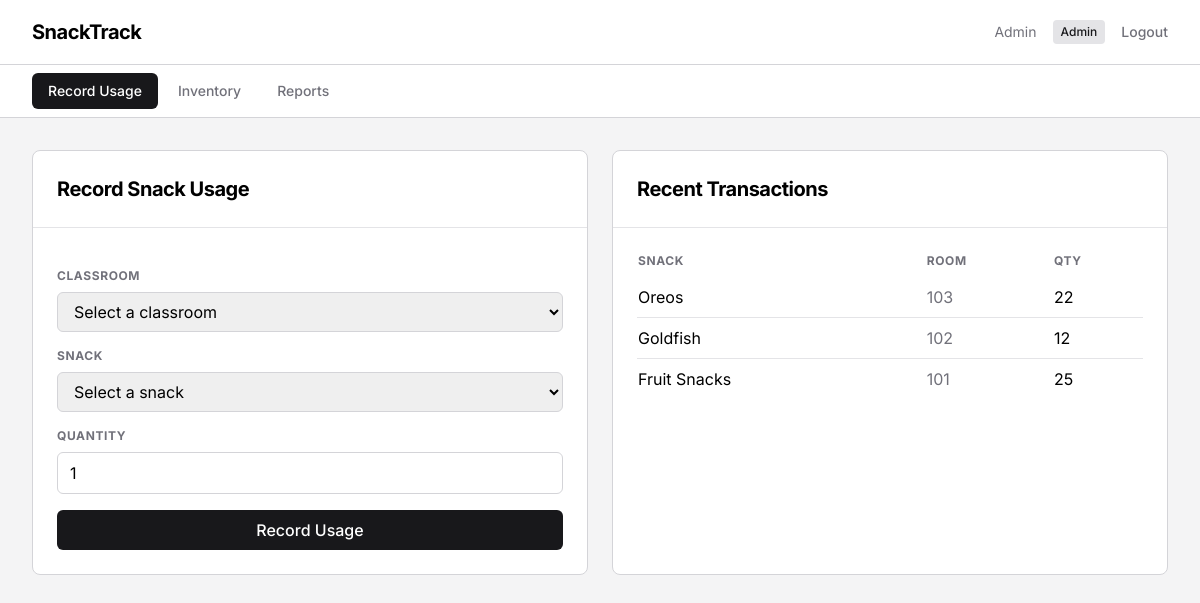
/staff-dashboard/ (signed in), run on an earlier commit of the app's database.
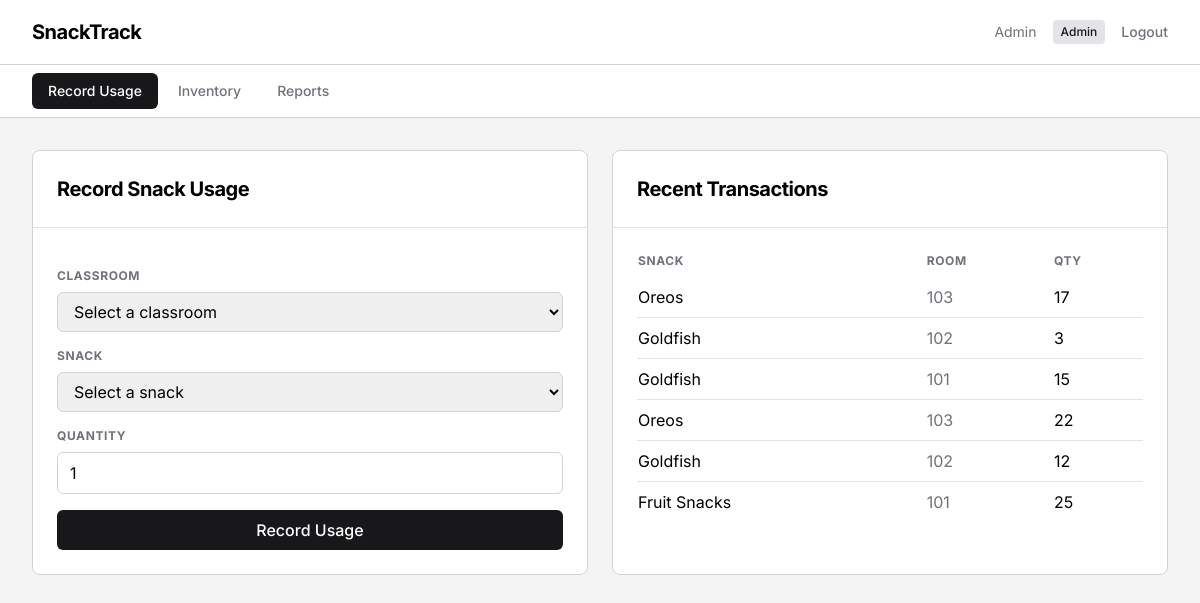
And on a later commit of the database.
### core/models.py (models this page shows, shortened)
class Transaction(models.Model):
    snack_id_ref = models.IntegerField(null=True)
    snack_name = models.CharField(max_length=255)
    classroom_id_ref = models.IntegerField(null=True)
    classroom_name = models.CharField(max_length=255)
    quantity = models.IntegerField()
    user_id_ref = models.IntegerField(null=True)
    user_name = models.CharField(max_length=255)
    transaction_type = models.CharField(max_length=50, default='usage')
    created_at = models.DateTimeField(auto_now_add=True)

### core/views.py (the view)
# urls.py: path('staff-dashboard/', views.staff_dashboard, name='staff_dashboard'),
@login_required
def staff_dashboard(request):
    tab = request.GET.get('tab', 'usage')
    all_snacks = models.get_all_snacks()
    summary = models.get_usage_summary()
    context = {
        'tab': tab,
        'classrooms': models.get_all_classrooms(),
        'available_snacks': [s for s in all_snacks if s.quantity > 0],
        'all_snacks': all_snacks,
        'transactions': models.get_recent_transactions(10),
        'summary': summary,
        'summary_json': json.dumps(summary, default=str),
        'inv_status': models.get_inventory_status(),
        'user_name': request.session.get('user_name', ''),
        'user_role': request.session.get('user_role', 'staff'),
    }
    return render(request, 'staff_dashboard.html', context)

### core/models.py (called while the page is built)
def get_all_classrooms():
    return Classroom.objects.all()

def get_all_snacks():
    return Snack.objects.all()

def get_recent_transactions(limit=10):
    return Transaction.objects.order_by('-created_at')[:limit]

def get_inventory_status():
    snacks = Snack.objects.all()
    low = sum(1 for s in snacks if 0 < s.quantity <= s.low_stock_threshold)
    out = sum(1 for s in snacks if s.quantity == 0)
    return {
        'total_items': snacks.count(),
        'total_quantity': sum(s.quantity for s in snacks),
        'low_stock_count': low + out,
    }

### core/views.py (called while the page is built)
def login_required(view):
    @wraps(view)
    def wrapper(request, *args, **kwargs):
        if 'user_id' not in request.session:
            return redirect('login')
        return view(request, *args, **kwargs)
    return wrapper

### core/templates/staff_dashboard.html (shortened to what the changed rows need)
<!DOCTYPE html>
<html lang="en">
<head>
  <script src="https://cdn.tailwindcss.com"></script>
</head>
<body class="min-h-screen bg-zinc-100">
<header class="bg-white border-b border-zinc-300 sticky top-0 z-50">
  <div class="max-w-7xl mx-auto px-4 sm:px-6 lg:px-8">
    <div class="flex justify-between items-center h-16">
      <h1 class="text-xl font-bold tracking-tight">SnackTrack</h1>
    </div>
  </div>
</header>
<main class="max-w-7xl mx-auto px-4 sm:px-6 lg:px-8 py-8">
  {% if tab == 'usage' %}
  <div class="grid grid-cols-1 lg:grid-cols-2 gap-6">
    <div class="bg-white border border-zinc-300 rounded-lg">
      <div class="p-6 border-b border-zinc-200">
        <h2 class="text-xl font-bold tracking-tight">Record Snack Usage</h2>
      </div>
    </div>
    <div class="bg-white border border-zinc-300 rounded-lg">
      <div class="p-6 border-b border-zinc-200">
        <h2 class="text-xl font-bold tracking-tight">Recent Transactions</h2>
      </div>
      <div class="p-6">
        <table class="w-full">
          <thead>
            <tr>
              <th class="text-left text-xs font-bold uppercase tracking-wider text-zinc-500 pb-2">Snack</th>
              <th class="text-left text-xs font-bold uppercase tracking-wider text-zinc-500 pb-2">Room</th>
              <th class="text-left text-xs font-bold uppercase tracking-wider text-zinc-500 pb-2">Qty</th>
            </tr>
          </thead>
          <tbody class="divide-y divide-zinc-200">
            {% for t in transactions %}
            <tr class="hover:bg-zinc-50">
              <td class="py-2">{{ t.snack_name }}</td>
              <td class="py-2 text-zinc-500">{{ t.classroom_name }}</td>
              <td class="py-2">{{ t.quantity }}</td>
            </tr>
            {% empty %}
            <tr><td colspan="3" class="py-8 text-center text-zinc-500">No transactions yet</td></tr>
            {% endfor %}
          </tbody>
        </table>
      </div>
    </div>
  </div>
  {% endif %}
</main>
</body>
</html>

What changed in the data, as far as the page shows it:
added Transaction: snack_name "Oreos", classroom_name "103", quantity "17"
added Transaction: snack_name "Goldfish", classroom_name "102", quantity "3"
added Transaction: snack_name "Goldfish", classroom_name "101", quantity "15"
